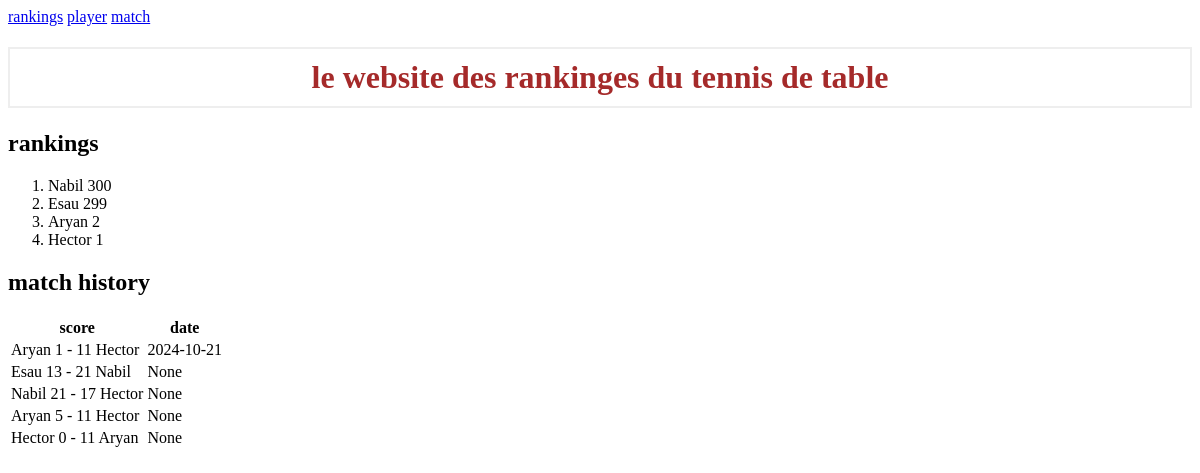
Before: /rankings with the older database file.
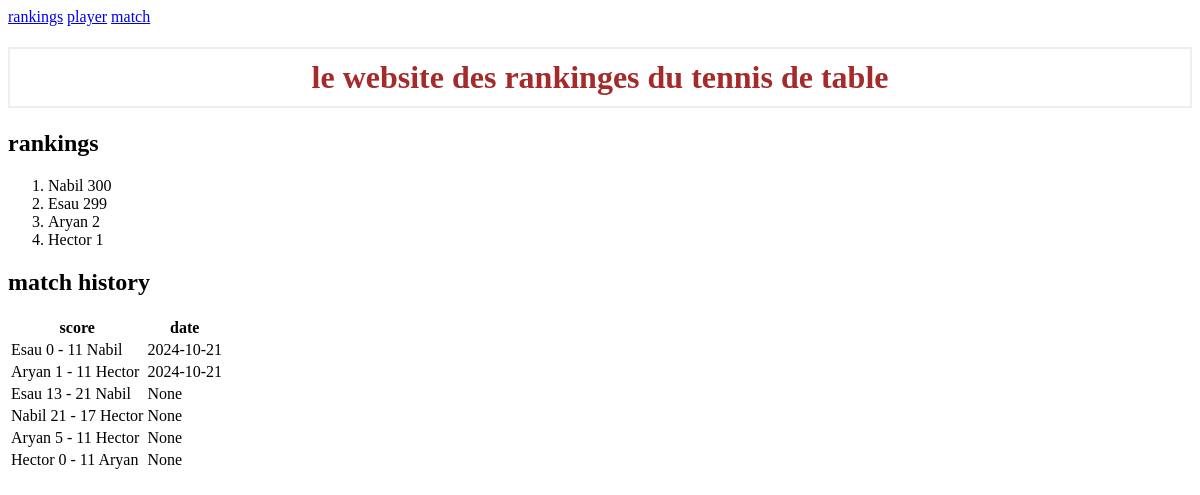
After: the same page with the newer database file.
### tables this page shows
CREATE TABLE players (
    'name' TEXT PRIMARY KEY,
    'elo' INTEGER NOT NULL
);

CREATE TABLE matches (
    'id' INTEGER PRIMARY KEY AUTOINCREMENT,
    'player1' TEXT REFERENCES players('name'),
    'score1' INTEGER NOT NULL,
    'player2' TEXT REFERENCES players('name'),
    'score2' INTEGER NOT NULL,
    'date' DATE
);

### app.py (the view)
@app.route('/rankings')
def rankings():
    con = get_db_connection()
    players = con.execute('SELECT * FROM players ORDER BY elo DESC').fetchall()
    matches = con.execute('SELECT * FROM matches ORDER BY id DESC').fetchall()
    con.close()
    return render_template('rankings.html', players=players, matches=matches)

### app.py (called while the page is built)
def get_db_connection():
    con = sqlite3.connect('database.db')
    con.row_factory = sqlite3.Row
    return con

### templates/rankings.html
{% extends 'base.html' %}
{% block content %}
    <h2>rankings</h2>
    <ol>
        {% for player in players %}
            <li>{{ player['name'] }} {{ player['elo'] }}</li>
        {% endfor %}
    </ol>
    <h2>match history</h2>
    <table>
        <tr>
            <th>score</th>
            <th>date</th>
        </tr>
        {% for match in matches %}
        <tr>
            <td>{{ match['player1'] }} {{ match['score1'] }} - {{ match['score2'] }} {{ match['player2'] }}</td>
            <td>{{ match['date'] }}</td>
        </tr>
        {% endfor %}
    </table>
{% endblock %}

### templates/base.html (shortened to what this page needs)
<!DOCTYPE html>
<html lang="en">
    <head>
        <link rel="stylesheet" href="{{ url_for('static', filename= 'css/style.css') }}">
    </head>
    <body>
        <nav class="navbar">
            <a href="/rankings">rankings</a>
            <a href="/player">player</a>
            <a href="/match">match</a>
        </nav>
        <h1>le website des rankinges du tennis de table</h1>
        <div class="container">
            {% block content %} {% endblock %}
        </div>
    </body>
</html>

### static/css/style.css (style rules this page uses)
h1 { border: 2px #eee solid; color: brown; text-align: center; padding: 10px; }

Changed rows visible on the page:
added matches: player1 "Esau", score1 "0", score2 "11", player2 "Nabil", date "2024-10-21"
